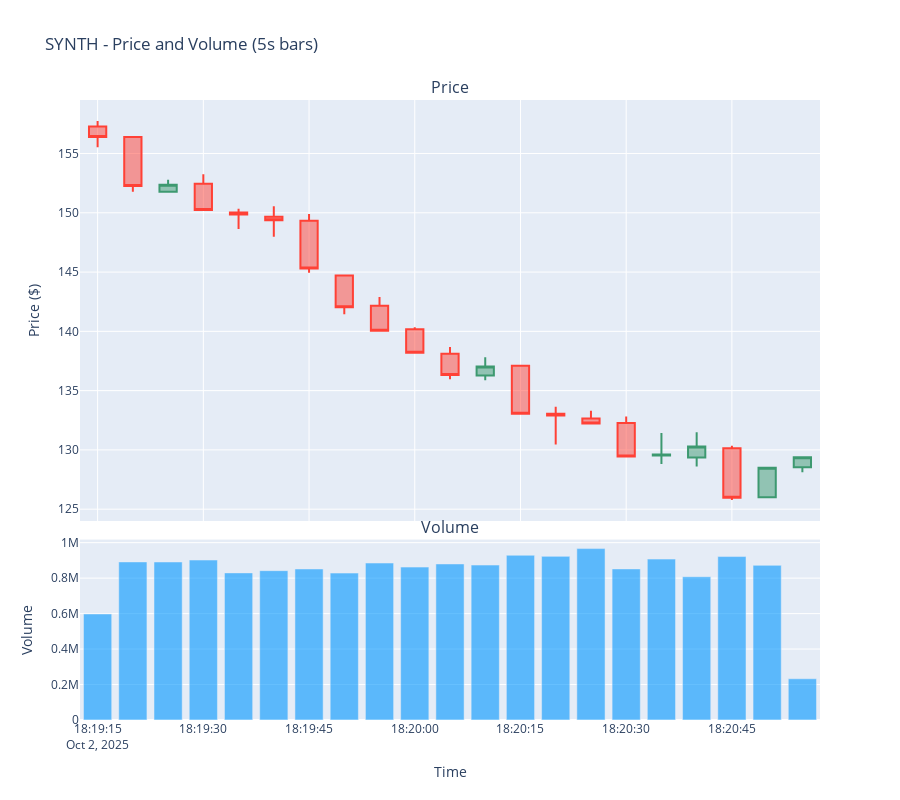

The notebook cell this image was saved under:
### Markdown cell above
## Price and Volume Analysis

### Code cell
# Create subplots for price and volume
from plotly.subplots import make_subplots

fig = make_subplots(
    rows=2, cols=1,
    shared_xaxes=True,
    vertical_spacing=0.03,
    subplot_titles=('Price', 'Volume'),
    row_heights=[0.7, 0.3]
)

# Add candlestick
fig.add_trace(
    go.Candlestick(
        x=ohlc_5s.index,
        open=ohlc_5s['open'],
        high=ohlc_5s['high'],
        low=ohlc_5s['low'],
        close=ohlc_5s['close'],
        name='Price'
    ),
    row=1, col=1
)

# Add volume bars
fig.add_trace(
    go.Bar(
        x=ohlc_5s.index,
        y=ohlc_5s['volume'],
        name='Volume',
        marker_color='rgba(0, 150, 255, 0.6)'
    ),
    row=2, col=1
)

fig.update_layout(
    title='SYNTH - Price and Volume (5s bars)',
    height=800,
    xaxis_rangeslider_visible=False,
    showlegend=False
)

fig.update_yaxes(title_text='Price ($)', row=1, col=1)
fig.update_yaxes(title_text='Volume', row=2, col=1)
fig.update_xaxes(title_text='Time', row=2, col=1)

fig.show()

### Figure 1 — Plotly figure (JSON) as saved in the notebook; plotly's stock layout.template omitted (floating-point values rounded to 4 significant figures)
{"data": [{"close": [156.4, 152.3, 152.4, 150.2, 149.8, 149.4, 145.3, 142.0, 140.1, 138.2, 136.3, 137.0, 133.1, 132.9, 132.2, 129.4, 129.6, 130.3, 126.0, 128.5, 129.4], "high": [157.7, 156.4, 152.8, 153.2, 150.3, 150.6, 149.9, 144.8, 142.9, 140.3, 138.7, 137.8, 137.1, 133.7, 133.3, 132.8, 131.4, 131.5, 130.3, 128.6, 129.4], "low": [155.5, 151.8, 151.7, 150.2, 148.6, 148.0, 144.9, 141.4, 140.1, 138.2, 136.0, 135.9, 133.1, 130.4, 132.2, 129.4, 128.8, 128.6, 125.8, 126, 128.1], "name": "Price", "open": [157.3, 156.4, 151.8, 152.4, 150.0, 149.7, 149.3, 144.7, 142.2, 140.2, 138.1, 136.3, 137.1, 133.1, 132.7, 132.3, 129.5, 129.3, 130.1, 126, 128.5], "type": "candlestick", "x": ["2025-10-02T18:19:15+00:00", "2025-10-02T18:19:20+00:00", "2025-10-02T18:19:25+00:00", "2025-10-02T18:19:30+00:00", "2025-10-02T18:19:35+00:00", "2025-10-02T18:19:40+00:00", "2025-10-02T18:19:45+00:00", "2025-10-02T18:19:50+00:00", "2025-10-02T18:19:55+00:00", "2025-10-02T18:20:00+00:00", "2025-10-02T18:20:05+00:00", "2025-10-02T18:20:10+00:00", "2025-10-02T18:20:15+00:00", "2025-10-02T18:20:20+00:00", "2025-10-02T18:20:25+00:00", "2025-10-02T18:20:30+00:00", "2025-10-02T18:20:35+00:00", "2025-10-02T18:20:40+00:00", "2025-10-02T18:20:45+00:00", "2025-10-02T18:20:50+00:00", "2025-10-02T18:20:55+00:00"], "xaxis": "x", "yaxis": "y"}, {"marker": {"color": "rgba(0, 150, 255, 0.6)"}, "name": "Volume", "type": "bar", "x": ["2025-10-02T18:19:15+00:00", "2025-10-02T18:19:20+00:00", "2025-10-02T18:19:25+00:00", "2025-10-02T18:19:30+00:00", "2025-10-02T18:19:35+00:00", "2025-10-02T18:19:40+00:00", "2025-10-02T18:19:45+00:00", "2025-10-02T18:19:50+00:00", "2025-10-02T18:19:55+00:00", "2025-10-02T18:20:00+00:00", "2025-10-02T18:20:05+00:00", "2025-10-02T18:20:10+00:00", "2025-10-02T18:20:15+00:00", "2025-10-02T18:20:20+00:00", "2025-10-02T18:20:25+00:00", "2025-10-02T18:20:30+00:00", "2025-10-02T18:20:35+00:00", "2025-10-02T18:20:40+00:00", "2025-10-02T18:20:45+00:00", "2025-10-02T18:20:50+00:00", "2025-10-02T18:20:55+00:00"], "xaxis": "x2", "y": [597899, 891536, 891064, 901967, 829514, 842129, 851645, 828489, 885009, 862242, 879928, 873698, 929114, 922820, 966566, 851964, 907373, 808002, 921634, 872229, 232525], "yaxis": "y2"}], "layout": {"annotations": [{"font": {"size": 16}, "showarrow": false, "text": "Price", "x": 0.5, "xanchor": "center", "xref": "paper", "y": 1.0, "yanchor": "bottom", "yref": "paper"}, {"font": {"size": 16}, "showarrow": false, "text": "Volume", "x": 0.5, "xanchor": "center", "xref": "paper", "y": 0.291, "yanchor": "bottom", "yref": "paper"}], "height": 800, "showlegend": false, "title": {"text": "SYNTH - Price and Volume (5s bars)"}, "xaxis": {"anchor": "y", "domain": [0, 1], "matches": "x2", "rangeslider": {"visible": false}, "showticklabels": false}, "xaxis2": {"anchor": "y2", "domain": [0, 1], "title": {"text": "Time"}}, "yaxis": {"anchor": "x", "domain": [0.321, 1.0], "title": {"text": "Price ($)"}}, "yaxis2": {"anchor": "x2", "domain": [0, 0.291], "title": {"text": "Volume"}}}}
